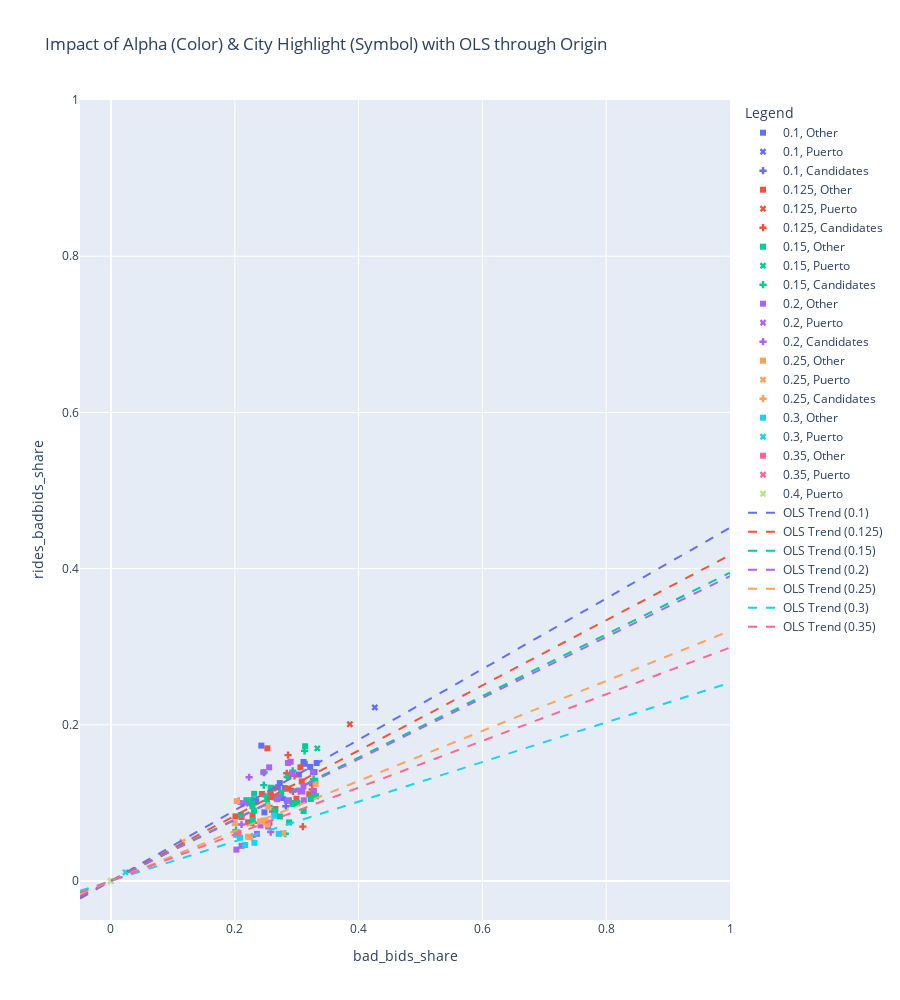

Notebook cell for this chart:
### Code cell
if df_filtered.empty:
    print(f"DataFrame пуст после фильтрации с MIN_COMPLETED_ORDERS = {MIN_COMPLETED_ORDERS}. График не будет построен.")
else:
    fig = px.scatter(df_filtered,
                     x='bad_bids_share',
                     y='rides_badbids_share',
                     color='alpha_value_str',
                     symbol='highlight_status',
                     symbol_map={
                         'veracrus': 'star',
                         'veracrus_candidates': 'cross'
                     },
                     hover_data=df_filtered.columns.tolist(),
                     title='Impact of Alpha (Color) & City Highlight (Symbol) with OLS through Origin',
                     labels={
                         'share_of_bad_bids': 'Share of Bad Bids',
                         'share_done_orders_with_bad_tender': 'Share of Completed Orders with Bad Tender',
                         'alpha_value_str': 'Alpha Value',
                         'highlight_status': 'City Status'
                     }
                    )

    alpha_color_map = {}
    for trace in fig.data:
        alpha_val_for_trace = trace.legendgroup
        if alpha_val_for_trace not in alpha_color_map:
            alpha_color_map[alpha_val_for_trace] = trace.marker.color
    print(alpha_color_map)

    unique_alpha_values = sorted(df_filtered['alpha_value_str'].unique())

    for current_alpha_str in unique_alpha_values:
        # Данные для OLS берутся по ВСЕМ точкам для текущего current_alpha_str
        group_data_for_ols = df_filtered[df_filtered['alpha_value_str'] == current_alpha_str]

        x_data = group_data_for_ols['bad_bids_share']
        y_data = group_data_for_ols['rides_badbids_share']

        valid_indices = x_data.notna() & y_data.notna()
        x_clean = x_data[valid_indices]
        y_clean = y_data[valid_indices]

        if len(x_clean) >= 2:
            try:
                model = sm.OLS(y_clean, x_clean)
                results = model.fit()

                if results.params.empty:
                    print(f"Предупреждение: Параметры OLS пусты для alpha_value_str = {current_alpha_str}.")
                    continue
                
                slope = results.params.iloc[0]

                if pd.notna(slope) and np.isfinite(slope):
                    x_range_for_line = np.array([-0.05, 1.0])
                    y_line = slope * x_range_for_line
                    
                    line_color = get_color_for_alpha(current_alpha_str, alpha_color_map)
                    if line_color is None:
                        print(f"Предупреждение: Цвет не найден для OLS alpha_value_str = {current_alpha_str}. Используется черный.")
                        line_color = 'rgba(0,0,0,0.5)'

                    fig.add_trace(go.Scatter(
                        x=x_range_for_line,
                        y=y_line,
                        mode='lines',
                        name=f'OLS Trend ({current_alpha_str})',
                        line=dict(color=line_color, width=2, dash='dash'),
                        legendgroup=f"group_{current_alpha_str}", 
                        showlegend=True
                    ))
                else:
                    print(f"Предупреждение: Наклон (slope) NaN/Inf для alpha_value_str = {current_alpha_str}.")
            except Exception as e:
                print(f"Ошибка OLS для alpha_value_str = {current_alpha_str}: {e}")
        else:
            print(f"Мало данных (нужно >= 2, есть {len(x_clean)}) для OLS alpha_value_str = {current_alpha_str}.")

    fig.update_layout(
        xaxis=dict(range=[-0.05, 1]),
        yaxis=dict(range=[-0.05, 1]),
        height=1000,
        legend_title_text="Legend"
    )

    fig.show()

### Figure 1 — Plotly figure (JSON) as saved in the notebook; plotly's stock layout.template omitted (floating-point values rounded to 4 significant figures; data arrays with more than 128 entries replaced by an {"elided": "..."} marker saying what was removed)
{"data": [{"customdata": {"elided": "14x10 mixed values"}, "hovertemplate": "Alpha Value=%{customdata[8]}<br>City Status=%{customdata[9]}<br>bad_bids_share=%{x}<br>rides_badbids_share=%{y}<br>city_id=%{customdata[0]}<br>order_type=%{customdata[1]}<br>avg_rta=%{customdata[2]}<br>alpha_value=%{customdata[3]}<br>bids_count=%{customdata[4]}<br>bad_bids_count=%{customdata[5]}<br>rides_count=%{customdata[6]}<br>rides_badbids_count=%{customdata[7]}<extra></extra>", "legendgroup": "0.1, Other", "marker": {"color": "#636efa", "symbol": "square"}, "mode": "markers", "name": "0.1, Other", "orientation": "v", "showlegend": true, "type": "scatter", "x": [0.3287, 0.2727, 0.2429, 0.2478, 0.2582, 0.3218, 0.311, 0.2696, 0.313, 0.2808, 0.3035, 0.2346, 0.2746, 0.3323], "xaxis": "x", "y": [0.1395, 0.1253, 0.1733, 0.08787, 0.1097, 0.146, 0.1524, 0.1199, 0.15, 0.1189, 0.1362, 0.1021, 0.1065, 0.1511], "yaxis": "y"}, {"customdata": [[4515, "auto_econom", 237.3, 0.1, 3140436, 1338555, 929357, 206498, "0.1", "Puerto"]], "hovertemplate": "Alpha Value=%{customdata[8]}<br>City Status=%{customdata[9]}<br>bad_bids_share=%{x}<br>rides_badbids_share=%{y}<br>city_id=%{customdata[0]}<br>order_type=%{customdata[1]}<br>avg_rta=%{customdata[2]}<br>alpha_value=%{customdata[3]}<br>bids_count=%{customdata[4]}<br>bad_bids_count=%{customdata[5]}<br>rides_count=%{customdata[6]}<br>rides_badbids_count=%{customdata[7]}<extra></extra>", "legendgroup": "0.1, Puerto", "marker": {"color": "#636efa", "symbol": "x"}, "mode": "markers", "name": "0.1, Puerto", "orientation": "v", "showlegend": true, "type": "scatter", "x": [0.4262], "xaxis": "x", "y": [0.2222], "yaxis": "y"}, {"customdata": [[5548, "auto_econom", 270.4, 0.1, 4609340, 1302348, 1348288, 129002, "0.1", "Candidates"], [4180, "auto_econom", 251.8, 0.1, 1703807, 478959, 612827, 63721, "0.1", "Candidates"]], "hovertemplate": "Alpha Value=%{customdata[8]}<br>City Status=%{customdata[9]}<br>bad_bids_share=%{x}<br>rides_badbids_share=%{y}<br>city_id=%{customdata[0]}<br>order_type=%{customdata[1]}<br>avg_rta=%{customdata[2]}<br>alpha_value=%{customdata[3]}<br>bids_count=%{customdata[4]}<br>bad_bids_count=%{customdata[5]}<br>rides_count=%{customdata[6]}<br>rides_badbids_count=%{customdata[7]}<extra></extra>", "legendgroup": "0.1, Candidates", "marker": {"color": "#636efa", "symbol": "cross"}, "mode": "markers", "name": "0.1, Candidates", "orientation": "v", "showlegend": true, "type": "scatter", "x": [0.2825, 0.2811], "xaxis": "x", "y": [0.09568, 0.104], "yaxis": "y"}, {"customdata": {"elided": "19x10 mixed values"}, "hovertemplate": "Alpha Value=%{customdata[8]}<br>City Status=%{customdata[9]}<br>bad_bids_share=%{x}<br>rides_badbids_share=%{y}<br>city_id=%{customdata[0]}<br>order_type=%{customdata[1]}<br>avg_rta=%{customdata[2]}<br>alpha_value=%{customdata[3]}<br>bids_count=%{customdata[4]}<br>bad_bids_count=%{customdata[5]}<br>rides_count=%{customdata[6]}<br>rides_badbids_count=%{customdata[7]}<extra></extra>", "legendgroup": "0.125, Other", "marker": {"color": "#EF553B", "symbol": "square"}, "mode": "markers", "name": "0.125, Other", "orientation": "v", "showlegend": true, "type": "scatter", "x": [0.2841, 0.2216, 0.2011, 0.2575, 0.3061, 0.2271, 0.3082, 0.2526, 0.2997, 0.325, 0.3204, 0.2657, 0.2111, 0.2438, 0.2638, 0.2287, 0.2867, 0.2564, 0.2623], "xaxis": "x", "y": [0.1181, 0.07506, 0.08268, 0.1122, 0.1454, 0.09926, 0.1274, 0.1698, 0.1054, 0.1249, 0.1111, 0.09215, 0.08184, 0.1113, 0.1072, 0.08387, 0.1348, 0.1075, 0.1185], "yaxis": "y"}, {"customdata": [[4515, "auto_econom", 237.3, 0.125, 3140436, 1211740, 929357, 186478, "0.125", "Puerto"]], "hovertemplate": "Alpha Value=%{customdata[8]}<br>City Status=%{customdata[9]}<br>bad_bids_share=%{x}<br>rides_badbids_share=%{y}<br>city_id=%{customdata[0]}<br>order_type=%{customdata[1]}<br>avg_rta=%{customdata[2]}<br>alpha_value=%{customdata[3]}<br>bids_count=%{customdata[4]}<br>bad_bids_count=%{customdata[5]}<br>rides_count=%{customdata[6]}<br>rides_badbids_count=%{customdata[7]}<extra></extra>", "legendgroup": "0.125, Puerto", "marker": {"color": "#EF553B", "symbol": "x"}, "mode": "markers", "name": "0.125, Puerto", "orientation": "v", "showlegend": true, "type": "scatter", "x": [0.3859], "xaxis": "x", "y": [0.2007], "yaxis": "y"}, {"customdata": [[4227, "auto_econom", 311.2, 0.125, 3771375, 1071000, 974039, 134341, "0.125", "Candidates"], [4240, "auto_econom", 251.1, 0.125, 1754872, 507510, 455620, 53493, "0.125", "Candidates"], [5504, "auto_econom", 208.3, 0.125, 2315121, 680617, 671074, 76918, "0.125", "Candidates"], [4244, "auto_econom_nocomment", 270.4, 0.125, 3142921, 1021817, 869506, 101777, "0.125", "Candidates"], [5543, "auto_econom", 315.1, 0.125, 926426, 287152, 307939, 21433, "0.125", "Candidates"], [242, "auto_econom_karaganda", 210.0, 0.125, 2750883, 786962, 757258, 121993, "0.125", "Candidates"], [5548, "auto_econom", 270.4, 0.125, 4609340, 1203330, 1348288, 119979, "0.125", "Candidates"], [262, "auto_econom", 208.4, 0.125, 1216634, 360784, 314198, 42258, "0.125", "Candidates"], [4180, "auto_econom", 251.8, 0.125, 1703807, 391818, 612827, 45619, "0.125", "Candidates"]], "hovertemplate": "Alpha Value=%{customdata[8]}<br>City Status=%{customdata[9]}<br>bad_bids_share=%{x}<br>rides_badbids_share=%{y}<br>city_id=%{customdata[0]}<br>order_type=%{customdata[1]}<br>avg_rta=%{customdata[2]}<br>alpha_value=%{customdata[3]}<br>bids_count=%{customdata[4]}<br>bad_bids_count=%{customdata[5]}<br>rides_count=%{customdata[6]}<br>rides_badbids_count=%{customdata[7]}<extra></extra>", "legendgroup": "0.125, Candidates", "marker": {"color": "#EF553B", "symbol": "cross"}, "mode": "markers", "name": "0.125, Candidates", "orientation": "v", "showlegend": true, "type": "scatter", "x": [0.284, 0.2892, 0.294, 0.3251, 0.31, 0.2861, 0.2611, 0.2965, 0.23], "xaxis": "x", "y": [0.1379, 0.1174, 0.1146, 0.1171, 0.0696, 0.1611, 0.08899, 0.1345, 0.07444], "yaxis": "y"}, {"customdata": {"elided": "21x10 mixed values"}, "hovertemplate": "Alpha Value=%{customdata[8]}<br>City Status=%{customdata[9]}<br>bad_bids_share=%{x}<br>rides_badbids_share=%{y}<br>city_id=%{customdata[0]}<br>order_type=%{customdata[1]}<br>avg_rta=%{customdata[2]}<br>alpha_value=%{customdata[3]}<br>bids_count=%{customdata[4]}<br>bad_bids_count=%{customdata[5]}<br>rides_count=%{customdata[6]}<br>rides_badbids_count=%{customdata[7]}<extra></extra>", "legendgroup": "0.15, Other", "marker": {"color": "#00cc96", "symbol": "square"}, "mode": "markers", "name": "0.15, Other", "orientation": "v", "showlegend": true, "type": "scatter", "x": [0.265, 0.3311, 0.2314, 0.2933, 0.3112, 0.2098, 0.2873, 0.2878, 0.229, 0.273, 0.231, 0.2751, 0.3014, 0.2247, 0.2581, 0.2282, 0.2187, 0.3301, 0.3136, 0.2286, 0.3229], "xaxis": "x", "y": [0.08929, 0.1084, 0.1116, 0.09843, 0.08945, 0.08451, 0.1032, 0.07498, 0.07781, 0.08263, 0.08998, 0.113, 0.09959, 0.1007, 0.1194, 0.1036, 0.1034, 0.1284, 0.1725, 0.09579, 0.1049], "yaxis": "y"}, {"customdata": [[4515, "auto_econom", 237.3, 0.15, 3140436, 1046866, 929357, 157821, "0.15", "Puerto"]], "hovertemplate": "Alpha Value=%{customdata[8]}<br>City Status=%{customdata[9]}<br>bad_bids_share=%{x}<br>rides_badbids_share=%{y}<br>city_id=%{customdata[0]}<br>order_type=%{customdata[1]}<br>avg_rta=%{customdata[2]}<br>alpha_value=%{customdata[3]}<br>bids_count=%{customdata[4]}<br>bad_bids_count=%{customdata[5]}<br>rides_count=%{customdata[6]}<br>rides_badbids_count=%{customdata[7]}<extra></extra>", "legendgroup": "0.15, Puerto", "marker": {"color": "#00cc96", "symbol": "x"}, "mode": "markers", "name": "0.15, Puerto", "orientation": "v", "showlegend": true, "type": "scatter", "x": [0.3334], "xaxis": "x", "y": [0.1698], "yaxis": "y"}, {"customdata": {"elided": "14x10 mixed values"}, "hovertemplate": "Alpha Value=%{customdata[8]}<br>City Status=%{customdata[9]}<br>bad_bids_share=%{x}<br>rides_badbids_share=%{y}<br>city_id=%{customdata[0]}<br>order_type=%{customdata[1]}<br>avg_rta=%{customdata[2]}<br>alpha_value=%{customdata[3]}<br>bids_count=%{customdata[4]}<br>bad_bids_count=%{customdata[5]}<br>rides_count=%{customdata[6]}<br>rides_badbids_count=%{customdata[7]}<extra></extra>", "legendgroup": "0.15, Candidates", "marker": {"color": "#00cc96", "symbol": "cross"}, "mode": "markers", "name": "0.15, Candidates", "orientation": "v", "showlegend": true, "type": "scatter", "x": [0.2904, 0.2496, 0.2815, 0.2474, 0.3253, 0.2936, 0.2019, 0.2469, 0.251, 0.2268, 0.3127, 0.3273, 0.2846, 0.2554], "xaxis": "x", "y": [0.1022, 0.1083, 0.06046, 0.1388, 0.1087, 0.1411, 0.06515, 0.1227, 0.1025, 0.07473, 0.1666, 0.1304, 0.1331, 0.09604], "yaxis": "y"}, {"customdata": {"elided": "19x10 mixed values"}, "hovertemplate": "Alpha Value=%{customdata[8]}<br>City Status=%{customdata[9]}<br>bad_bids_share=%{x}<br>rides_badbids_share=%{y}<br>city_id=%{customdata[0]}<br>order_type=%{customdata[1]}<br>avg_rta=%{customdata[2]}<br>alpha_value=%{customdata[3]}<br>bids_count=%{customdata[4]}<br>bad_bids_count=%{customdata[5]}<br>rides_count=%{customdata[6]}<br>rides_badbids_count=%{customdata[7]}<extra></extra>", "legendgroup": "0.2, Other", "marker": {"color": "#ab63fa", "symbol": "square"}, "mode": "markers", "name": "0.2, Other", "orientation": "v", "showlegend": true, "type": "scatter", "x": [0.2359, 0.3109, 0.3091, 0.3116, 0.2555, 0.2903, 0.256, 0.2853, 0.3262, 0.2859, 0.3278, 0.2417, 0.254, 0.2686, 0.211, 0.2924, 0.2702, 0.2463, 0.2026], "xaxis": "x", "y": [0.06037, 0.1215, 0.1145, 0.1033, 0.1454, 0.1527, 0.07456, 0.1026, 0.1391, 0.1511, 0.1154, 0.07114, 0.06972, 0.1047, 0.04498, 0.1372, 0.1077, 0.1393, 0.0401], "yaxis": "y"}, {"customdata": [[4515, "auto_econom", 237.3, 0.2, 3140436, 682404, 929357, 92050, "0.2", "Puerto"]], "hovertemplate": "Alpha Value=%{customdata[8]}<br>City Status=%{customdata[9]}<br>bad_bids_share=%{x}<br>rides_badbids_share=%{y}<br>city_id=%{customdata[0]}<br>order_type=%{customdata[1]}<br>avg_rta=%{customdata[2]}<br>alpha_value=%{customdata[3]}<br>bids_count=%{customdata[4]}<br>bad_bids_count=%{customdata[5]}<br>rides_count=%{customdata[6]}<br>rides_badbids_count=%{customdata[7]}<extra></extra>", "legendgroup": "0.2, Puerto", "marker": {"color": "#ab63fa", "symbol": "x"}, "mode": "markers", "name": "0.2, Puerto", "orientation": "v", "showlegend": true, "type": "scatter", "x": [0.2173], "xaxis": "x", "y": [0.09905], "yaxis": "y"}, {"customdata": [[5512, "auto_econom", 208.1, 0.2, 4579280, 965695, 1053571, 76173, "0.2", "Candidates"], [4231, "auto_econom", 275.8, 0.2, 3088359, 651942, 904724, 89455, "0.2", "Candidates"], [4194, "auto_econom", 272.3, 0.2, 4746830, 980241, 1247554, 127517, "0.2", "Candidates"], [4236, "auto_econom", 239.7, 0.2, 3672994, 819688, 1040103, 138119, "0.2", "Candidates"], [4257, "auto_econom", 147.9, 0.2, 8919918, 2032049, 2218809, 125397, "0.2", "Candidates"], [4263, "auto_econom", 195.4, 0.2, 2685651, 693078, 705076, 44169, "0.2", "Candidates"], [4258, "auto_econom", 171.6, 0.2, 6095409, 1849051, 1519645, 174811, "0.2", "Candidates"]], "hovertemplate": "Alpha Value=%{customdata[8]}<br>City Status=%{customdata[9]}<br>bad_bids_share=%{x}<br>rides_badbids_share=%{y}<br>city_id=%{customdata[0]}<br>order_type=%{customdata[1]}<br>avg_rta=%{customdata[2]}<br>alpha_value=%{customdata[3]}<br>bids_count=%{customdata[4]}<br>bad_bids_count=%{customdata[5]}<br>rides_count=%{customdata[6]}<br>rides_badbids_count=%{customdata[7]}<extra></extra>", "legendgroup": "0.2, Candidates", "marker": {"color": "#ab63fa", "symbol": "cross"}, "mode": "markers", "name": "0.2, Candidates", "orientation": "v", "showlegend": true, "type": "scatter", "x": [0.2109, 0.2111, 0.2065, 0.2232, 0.2278, 0.2581, 0.3034], "xaxis": "x", "y": [0.0723, 0.09888, 0.1022, 0.1328, 0.05652, 0.06264, 0.115], "yaxis": "y"}, {"customdata": [[4255, "auto_econom", 306.0, 0.25, 1985054, 397110, 422614, 31239, "0.25", "Other"], [9415, "auto_econom", 474.1, 0.25, 3568201, 1179363, 476599, 59038, "0.25", "Other"], [4142, "auto_econom", 370.3, 0.25, 8124448, 2058450, 1310517, 125248, "0.25", "Other"], [5910, "auto_econom", 424.6, 0.25, 4728390, 1139974, 954661, 72818, "0.25", "Other"], [4195, "auto_econom", 310.0, 0.25, 6334597, 1760667, 1033346, 62963, "0.25", "Other"], [4197, "auto_econom", 285.0, 0.25, 13815327, 3459922, 2203945, 165659, "0.25", "Other"], [4199, "auto_econom", 219.2, 0.25, 60474607, 13583674, 12012886, 675119, "0.25", "Other"], [4524, "auto_econom", 314.9, 0.25, 2674202, 592094, 420504, 23790, "0.25", "Other"], [5233, "Ride A/C", 606.0, 0.25, 5218042, 1287478, 338044, 26146, "0.25", "Other"], [4198, "auto_econom", 352.6, 0.25, 2767906, 562758, 587239, 60041, "0.25", "Other"], [4376, "auto_econom", 339.8, 0.25, 2657623, 671577, 462789, 33407, "0.25", "Other"]], "hovertemplate": "Alpha Value=%{customdata[8]}<br>City Status=%{customdata[9]}<br>bad_bids_share=%{x}<br>rides_badbids_share=%{y}<br>city_id=%{customdata[0]}<br>order_type=%{customdata[1]}<br>avg_rta=%{customdata[2]}<br>alpha_value=%{customdata[3]}<br>bids_count=%{customdata[4]}<br>bad_bids_count=%{customdata[5]}<br>rides_count=%{customdata[6]}<br>rides_badbids_count=%{customdata[7]}<extra></extra>", "legendgroup": "0.25, Other", "marker": {"color": "#FFA15A", "symbol": "square"}, "mode": "markers", "name": "0.25, Other", "orientation": "v", "showlegend": true, "type": "scatter", "x": [0.2, 0.3305, 0.2534, 0.2411, 0.2779, 0.2504, 0.2246, 0.2214, 0.2467, 0.2033, 0.2527], "xaxis": "x", "y": [0.07392, 0.1239, 0.09557, 0.07628, 0.06093, 0.07516, 0.0562, 0.05657, 0.07734, 0.1022, 0.07219], "yaxis": "y"}, {"customdata": [[4515, "auto_econom", 237.3, 0.25, 3140436, 363240, 929357, 46818, "0.25", "Puerto"]], "hovertemplate": "Alpha Value=%{customdata[8]}<br>City Status=%{customdata[9]}<br>bad_bids_share=%{x}<br>rides_badbids_share=%{y}<br>city_id=%{customdata[0]}<br>order_type=%{customdata[1]}<br>avg_rta=%{customdata[2]}<br>alpha_value=%{customdata[3]}<br>bids_count=%{customdata[4]}<br>bad_bids_count=%{customdata[5]}<br>rides_count=%{customdata[6]}<br>rides_badbids_count=%{customdata[7]}<extra></extra>", "legendgroup": "0.25, Puerto", "marker": {"color": "#FFA15A", "symbol": "x"}, "mode": "markers", "name": "0.25, Puerto", "orientation": "v", "showlegend": true, "type": "scatter", "x": [0.1157], "xaxis": "x", "y": [0.05038], "yaxis": "y"}, {"customdata": [[4258, "auto_econom", 171.6, 0.25, 6095409, 1261353, 1519645, 85452, "0.25", "Candidates"]], "hovertemplate": "Alpha Value=%{customdata[8]}<br>City Status=%{customdata[9]}<br>bad_bids_share=%{x}<br>rides_badbids_share=%{y}<br>city_id=%{customdata[0]}<br>order_type=%{customdata[1]}<br>avg_rta=%{customdata[2]}<br>alpha_value=%{customdata[3]}<br>bids_count=%{customdata[4]}<br>bad_bids_count=%{customdata[5]}<br>rides_count=%{customdata[6]}<br>rides_badbids_count=%{customdata[7]}<extra></extra>", "legendgroup": "0.25, Candidates", "marker": {"color": "#FFA15A", "symbol": "cross"}, "mode": "markers", "name": "0.25, Candidates", "orientation": "v", "showlegend": true, "type": "scatter", "x": [0.2069], "xaxis": "x", "y": [0.05623], "yaxis": "y"}, {"customdata": [[4825, "auto_econom", 316.7, 0.3, 7917659, 2145782, 1400624, 84542, "0.3", "Other"], [4195, "auto_econom", 310.0, 0.3, 6334597, 1468545, 1033346, 50469, "0.3", "Other"], [4376, "auto_econom", 339.8, 0.3, 2657623, 554241, 462789, 25609, "0.3", "Other"], [4148, "auto_econom", 207.2, 0.3, 2901681, 764752, 512049, 42708, "0.3", "Other"], [5910, "auto_econom", 424.6, 0.3, 4728390, 955654, 954661, 56467, "0.3", "Other"], [9415, "auto_econom", 474.1, 0.3, 3568201, 773316, 476599, 21928, "0.3", "Other"]], "hovertemplate": "Alpha Value=%{customdata[8]}<br>City Status=%{customdata[9]}<br>bad_bids_share=%{x}<br>rides_badbids_share=%{y}<br>city_id=%{customdata[0]}<br>order_type=%{customdata[1]}<br>avg_rta=%{customdata[2]}<br>alpha_value=%{customdata[3]}<br>bids_count=%{customdata[4]}<br>bad_bids_count=%{customdata[5]}<br>rides_count=%{customdata[6]}<br>rides_badbids_count=%{customdata[7]}<extra></extra>", "legendgroup": "0.3, Other", "marker": {"color": "#19d3f3", "symbol": "square"}, "mode": "markers", "name": "0.3, Other", "orientation": "v", "showlegend": true, "type": "scatter", "x": [0.271, 0.2318, 0.2085, 0.2636, 0.2021, 0.2167], "xaxis": "x", "y": [0.06036, 0.04884, 0.05534, 0.08341, 0.05915, 0.04601], "yaxis": "y"}, {"customdata": [[4515, "auto_econom", 237.3, 0.3, 3140436, 73794, 929357, 10299, "0.3", "Puerto"]], "hovertemplate": "Alpha Value=%{customdata[8]}<br>City Status=%{customdata[9]}<br>bad_bids_share=%{x}<br>rides_badbids_share=%{y}<br>city_id=%{customdata[0]}<br>order_type=%{customdata[1]}<br>avg_rta=%{customdata[2]}<br>alpha_value=%{customdata[3]}<br>bids_count=%{customdata[4]}<br>bad_bids_count=%{customdata[5]}<br>rides_count=%{customdata[6]}<br>rides_badbids_count=%{customdata[7]}<extra></extra>", "legendgroup": "0.3, Puerto", "marker": {"color": "#19d3f3", "symbol": "x"}, "mode": "markers", "name": "0.3, Puerto", "orientation": "v", "showlegend": true, "type": "scatter", "x": [0.0235], "xaxis": "x", "y": [0.01108], "yaxis": "y"}, {"customdata": [[4148, "auto_econom", 207.2, 0.35, 2901681, 597717, 512049, 31521, "0.35", "Other"]], "hovertemplate": "Alpha Value=%{customdata[8]}<br>City Status=%{customdata[9]}<br>bad_bids_share=%{x}<br>rides_badbids_share=%{y}<br>city_id=%{customdata[0]}<br>order_type=%{customdata[1]}<br>avg_rta=%{customdata[2]}<br>alpha_value=%{customdata[3]}<br>bids_count=%{customdata[4]}<br>bad_bids_count=%{customdata[5]}<br>rides_count=%{customdata[6]}<br>rides_badbids_count=%{customdata[7]}<extra></extra>", "legendgroup": "0.35, Other", "marker": {"color": "#FF6692", "symbol": "square"}, "mode": "markers", "name": "0.35, Other", "orientation": "v", "showlegend": true, "type": "scatter", "x": [0.206], "xaxis": "x", "y": [0.06156], "yaxis": "y"}, {"customdata": [[4515, "auto_econom", 237.3, 0.35, 3140436, 28, 929357, 0, "0.35", "Puerto"]], "hovertemplate": "Alpha Value=%{customdata[8]}<br>City Status=%{customdata[9]}<br>bad_bids_share=%{x}<br>rides_badbids_share=%{y}<br>city_id=%{customdata[0]}<br>order_type=%{customdata[1]}<br>avg_rta=%{customdata[2]}<br>alpha_value=%{customdata[3]}<br>bids_count=%{customdata[4]}<br>bad_bids_count=%{customdata[5]}<br>rides_count=%{customdata[6]}<br>rides_badbids_count=%{customdata[7]}<extra></extra>", "legendgroup": "0.35, Puerto", "marker": {"color": "#FF6692", "symbol": "x"}, "mode": "markers", "name": "0.35, Puerto", "orientation": "v", "showlegend": true, "type": "scatter", "x": [8.916e-06], "xaxis": "x", "y": [0.0], "yaxis": "y"}, {"customdata": [[4515, "auto_econom", 237.3, 0.4, 3140436, 25, 929357, 0, "0.4", "Puerto"]], "hovertemplate": "Alpha Value=%{customdata[8]}<br>City Status=%{customdata[9]}<br>bad_bids_share=%{x}<br>rides_badbids_share=%{y}<br>city_id=%{customdata[0]}<br>order_type=%{customdata[1]}<br>avg_rta=%{customdata[2]}<br>alpha_value=%{customdata[3]}<br>bids_count=%{customdata[4]}<br>bad_bids_count=%{customdata[5]}<br>rides_count=%{customdata[6]}<br>rides_badbids_count=%{customdata[7]}<extra></extra>", "legendgroup": "0.4, Puerto", "marker": {"color": "#B6E880", "symbol": "x"}, "mode": "markers", "name": "0.4, Puerto", "orientation": "v", "showlegend": true, "type": "scatter", "x": [7.961e-06], "xaxis": "x", "y": [0.0], "yaxis": "y"}, {"legendgroup": "group_0.1", "line": {"color": "#636efa", "dash": "dash", "width": 2}, "mode": "lines", "name": "OLS Trend (0.1)", "showlegend": true, "type": "scatter", "x": [-0.05, 1.0], "y": [-0.02261, 0.4522]}, {"legendgroup": "group_0.125", "line": {"color": "#EF553B", "dash": "dash", "width": 2}, "mode": "lines", "name": "OLS Trend (0.125)", "showlegend": true, "type": "scatter", "x": [-0.05, 1.0], "y": [-0.02087, 0.4173]}, {"legendgroup": "group_0.15", "line": {"color": "#00cc96", "dash": "dash", "width": 2}, "mode": "lines", "name": "OLS Trend (0.15)", "showlegend": true, "type": "scatter", "x": [-0.05, 1.0], "y": [-0.01974, 0.3947]}, {"legendgroup": "group_0.2", "line": {"color": "#ab63fa", "dash": "dash", "width": 2}, "mode": "lines", "name": "OLS Trend (0.2)", "showlegend": true, "type": "scatter", "x": [-0.05, 1.0], "y": [-0.01952, 0.3904]}, {"legendgroup": "group_0.25", "line": {"color": "#FFA15A", "dash": "dash", "width": 2}, "mode": "lines", "name": "OLS Trend (0.25)", "showlegend": true, "type": "scatter", "x": [-0.05, 1.0], "y": [-0.01601, 0.3202]}, {"legendgroup": "group_0.3", "line": {"color": "#19d3f3", "dash": "dash", "width": 2}, "mode": "lines", "name": "OLS Trend (0.3)", "showlegend": true, "type": "scatter", "x": [-0.05, 1.0], "y": [-0.01269, 0.2538]}, {"legendgroup": "group_0.35", "line": {"color": "#FF6692", "dash": "dash", "width": 2}, "mode": "lines", "name": "OLS Trend (0.35)", "showlegend": true, "type": "scatter", "x": [-0.05, 1.0], "y": [-0.01494, 0.2988]}], "layout": {"height": 1000, "legend": {"title": {"text": "Legend"}, "tracegroupgap": 0}, "title": {"text": "Impact of Alpha (Color) & City Highlight (Symbol) with OLS through Origin"}, "xaxis": {"anchor": "y", "domain": [0, 1], "range": [-0.05, 1], "title": {"text": "bad_bids_share"}}, "yaxis": {"anchor": "x", "domain": [0, 1], "range": [-0.05, 1], "title": {"text": "rides_badbids_share"}}}}
